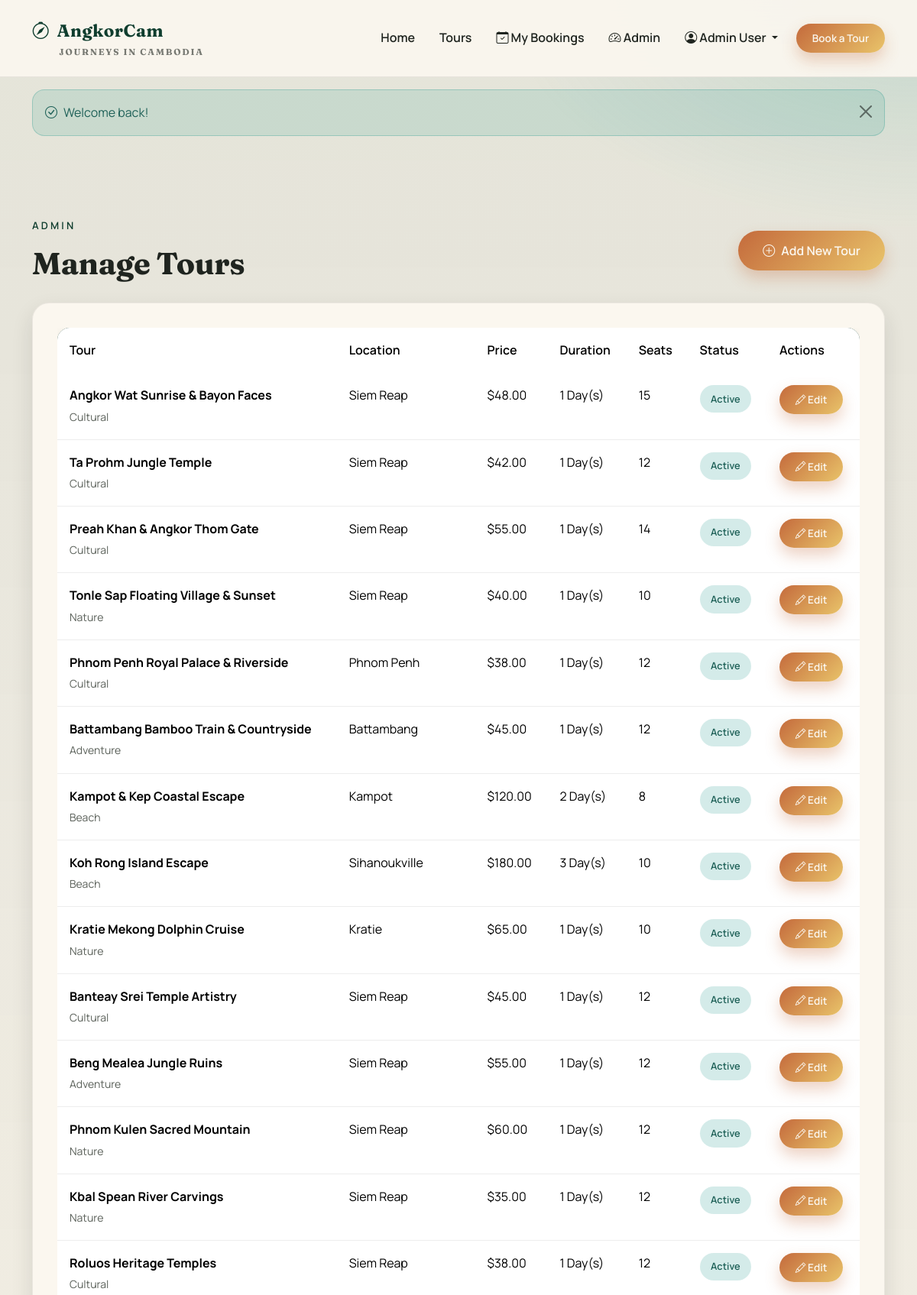
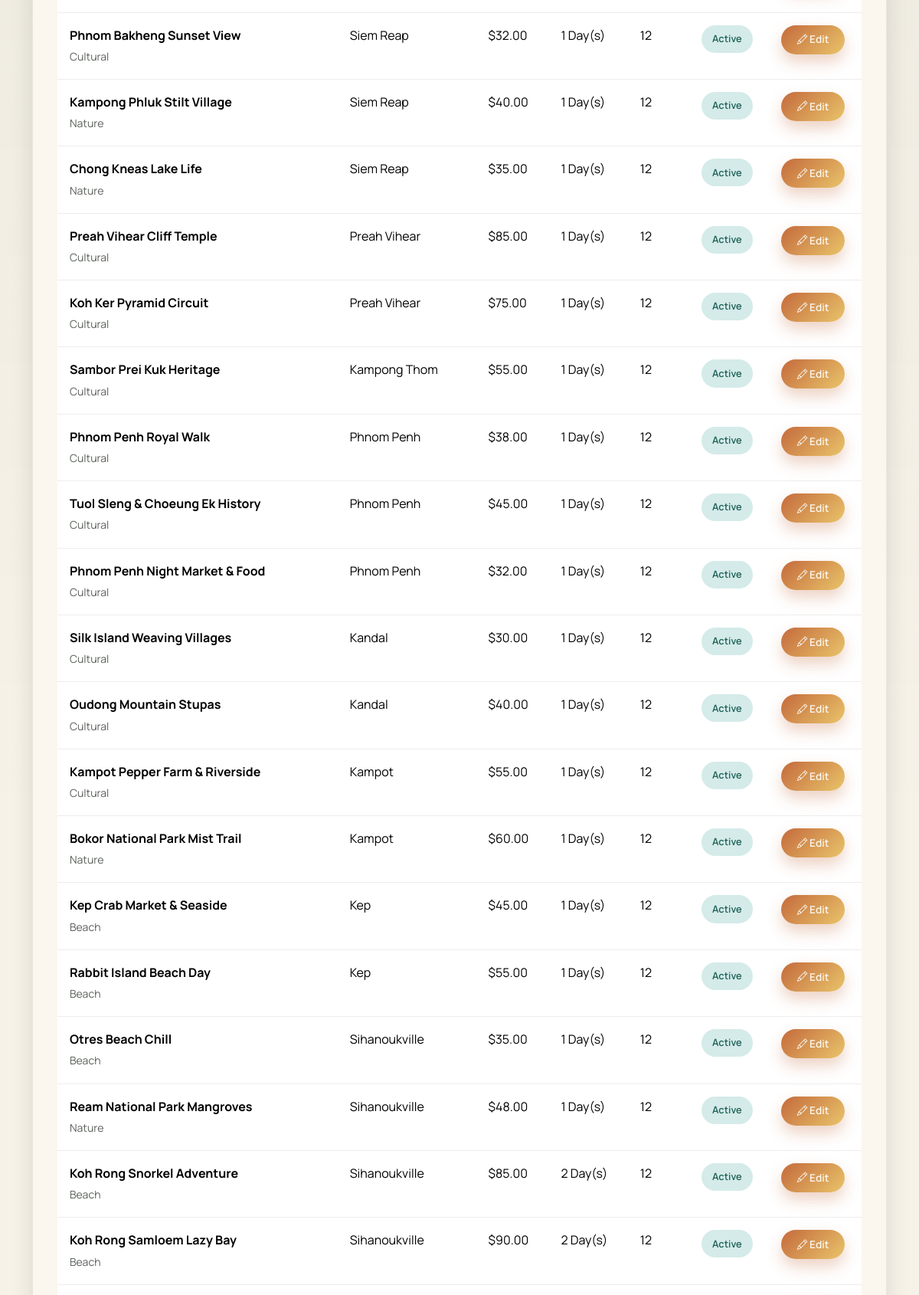
The app's page /?page=admin-tours (signed in, upper part) with its own data (2 pictures, top to bottom).
### tables this page shows
CREATE TABLE tours (
    id INT UNSIGNED AUTO_INCREMENT PRIMARY KEY,
    title VARCHAR(200) NOT NULL,
    slug VARCHAR(255) UNIQUE NOT NULL,
    location VARCHAR(100) NOT NULL,
    category VARCHAR(50) NOT NULL DEFAULT 'Cultural',
    price DECIMAL(10,2) NOT NULL,
    duration INT NOT NULL COMMENT 'Duration in days',
    description TEXT,
    highlights TEXT COMMENT 'What makes this tour special',
    included TEXT COMMENT 'What is included',
    excluded TEXT COMMENT 'What is not included',
    image VARCHAR(255),
    available_seats INT DEFAULT 15,
    status ENUM('active', 'inactive') DEFAULT 'active',
    created_at TIMESTAMP DEFAULT CURRENT_TIMESTAMP,
    updated_at TIMESTAMP DEFAULT CURRENT_TIMESTAMP ON UPDATE CURRENT_TIMESTAMP,
    
    INDEX idx_slug (slug),
    INDEX idx_location (location),
    INDEX idx_category (category),
    INDEX idx_status (status),
    INDEX idx_price (price)
);

### config/config.php (called while the page is built, shortened)
<?php
function e($value) {
    return htmlspecialchars($value ?? '', ENT_QUOTES, 'UTF-8');
}
function formatPrice($amount) {
    return '$' . number_format((float)$amount, 2);
}

### views/pages/admin/tours.php (the view, shortened to what this page needs)
<?php
$tours = $db->query("SELECT * FROM tours ORDER BY created_at DESC")->fetchAll();
?>
<section class="section">
    <div class="container">
        <div class="d-flex flex-wrap justify-content-between align-items-center mb-4">
            <div>
                <p class="eyebrow dark">Admin</p>
                <h1 class="mb-1">Manage Tours</h1>
            </div>
            <a href="?page=admin-add-tour" class="btn btn-gradient">
                <i class="bi bi-plus-circle me-2"></i>Add New Tour
            </a>
        </div>
        <div class="glass-card">
            <div class="table-responsive">
                <table class="table">
                    <thead>
                        <tr>
                            <th>Tour</th>
                            <th>Location</th>
                            <th>Price</th>
                            <th>Duration</th>
                            <th>Seats</th>
                            <th>Status</th>
                            <th>Actions</th>
                        </tr>
                    </thead>
                    <tbody>
                        <?php foreach ($tours as $tour): ?>
                            <tr>
                                <td>
                                    <strong><?= e($tour['title']) ?></strong><br>
                                    <small class="text-muted"><?= e($tour['category']) ?></small>
                                </td>
                                <td><?= e($tour['location']) ?></td>
                                <td><?= formatPrice($tour['price']) ?></td>
                                <td><?= $tour['duration'] ?> Day(s)</td>
                                <td><?= $tour['available_seats'] ?></td>
                                <td>
                                    <span class="badge-status <?= $tour['status'] === 'active' ? 'badge-confirmed' : 'badge-pending' ?>">
                                        <?= ucfirst($tour['status']) ?>
                                    </span>
                                </td>
                                <td>
                                    <a href="?page=admin-edit-tour&id=<?= $tour['id'] ?>" class="btn btn-sm btn-gradient">
                                        <i class="bi bi-pencil"></i> Edit
                                    </a>
                                </td>
                            </tr>
                        <?php endforeach; ?>
                    </tbody>
                </table>
            </div>
        </div>
    </div>
</section>
<?php $content = ob_get_clean(); require __DIR__ . '/../../layouts/main.php'; ?>

### public/css/style.css (style rules this page uses)
:root { --ink: #1f241f; --muted: #5b615a; --paper: #f7f2e8; --cream: #fbf7ef; --sand: #e7d6b8; --clay: #c46a3c; --sun: #e9c46a; --forest: #0f3d2e; --jade: #2a9d8f; --river: #3e7c7b; --gradient-primary: linear-gradient(135deg, #c46a3c 0%, #e9c46a 100%); --gradient-hero: linear-gradient(120deg, #0f3d2e 0%, #1c5a46 40%, #c46a3c 100%); --gradient-soft: linear-gradient(180deg, rgba(231, 214, 184, 0.35) 0%, rgba(251, 247, 239, 0.8) 100%); --shadow-sm: 0 6px 16px rgba(31, 36, 31, 0.08); --shadow-md: 0 12px 28px rgba(31, 36, 31, 0.12); --shadow-lg: 0 22px 48px rgba(31, 36, 31, 0.16); --radius-sm: 10px; --radius-md: 16px; --radius-lg: 22px; --radius-xl: 30px; }
* { margin: 0; padding: 0; box-sizing: border-box; }
body { font-family: 'Manrope', 'Segoe UI', sans-serif; background: var(--paper); color: var(--ink); line-height: 1.7; -webkit-font-smoothing: antialiased; position: relative; }
body::before { content: ''; position: fixed; inset: 0; background: radial-gradient(1200px 600px at 10% -10%, rgba(233, 196, 106, 0.35), transparent 60%), radial-gradient(900px 500px at 100% 0%, rgba(42, 157, 143, 0.18), transparent 60%), linear-gradient(180deg, rgba(15, 61, 46, 0.08) 0%, rgba(15, 61, 46, 0.0) 45%); z-index: -1; }
h1, h2, h3, h4, h5, h6 { font-family: 'Fraunces', 'Times New Roman', serif; font-weight: 700; line-height: 1.15; letter-spacing: -0.01em; color: var(--ink); }
p { color: var(--muted); }
.text-muted { color: var(--muted) !important; }
a { color: var(--forest); text-decoration: none; transition: color 0.2s ease; }
.eyebrow { font-size: 0.82rem; text-transform: uppercase; letter-spacing: 0.24em; font-weight: 600; color: rgba(255, 255, 255, 0.7); }
.eyebrow.dark { color: var(--forest); }
.section { padding: 90px 0; }
.glass-card { background: rgba(251, 247, 239, 0.98); border-radius: var(--radius-lg); padding: 2rem; box-shadow: var(--shadow-md); border: 1px solid rgba(31, 36, 31, 0.08); transition: transform 0.3s ease, box-shadow 0.3s ease; }
.btn-gradient { background: var(--gradient-primary); border: none; color: var(--cream); padding: 0.85rem 2rem; border-radius: 999px; font-weight: 600; box-shadow: 0 10px 20px rgba(196, 106, 60, 0.3); transition: transform 0.2s ease, box-shadow 0.2s ease; }
.btn-gradient.btn-sm, .btn-outline-gradient.btn-sm, .btn-soft.btn-sm { padding: 0.55rem 1.3rem; font-size: 0.85rem; }
.badge-status { padding: 0.45rem 0.9rem; border-radius: 999px; font-weight: 600; font-size: 0.8rem; display: inline-flex; }
.badge-confirmed { background: rgba(42, 157, 143, 0.2); color: #1f6158; }
.table { background: var(--cream); border-radius: var(--radius-md); overflow: hidden; box-shadow: var(--shadow-sm); }
.table thead { background: var(--forest); color: var(--cream); }
.table thead th { font-weight: 600; padding: 1rem; border: none; }
.table tbody td { padding: 1rem; border-bottom: 1px solid rgba(31, 36, 31, 0.08); }

### records on screen
tours: title "Angkor Wat Sunrise & Bayon Faces", category "Cultural", location "Siem Reap", price "$48.00", duration "1", available_seats "15", status "Active"
tours: title "Ta Prohm Jungle Temple", category "Cultural", location "Siem Reap", price "$42.00", duration "1", available_seats "12", status "Active"
tours: title "Preah Khan & Angkor Thom Gate", category "Cultural", location "Siem Reap", price "$55.00", duration "1", available_seats "14", status "Active"
tours: title "Tonle Sap Floating Village & Sunset", category "Nature", location "Siem Reap", price "$40.00", duration "1", available_seats "10", status "Active"
tours: title "Phnom Penh Royal Palace & Riverside", category "Cultural", location "Phnom Penh", price "$38.00", duration "1", available_seats "12", status "Active"
tours: title "Battambang Bamboo Train & Countryside", category "Adventure", location "Battambang", price "$45.00", duration "1", available_seats "12", status "Active"
tours: title "Kampot & Kep Coastal Escape", category "Beach", location "Kampot", price "$120.00", duration "2", available_seats "8", status "Active"
tours: title "Koh Rong Island Escape", category "Beach", location "Sihanoukville", price "$180.00", duration "3", available_seats "10", status "Active"
tours: title "Kratie Mekong Dolphin Cruise", category "Nature", location "Kratie", price "$65.00", duration "1", available_seats "10", status "Active"
tours: title "Banteay Srei Temple Artistry", category "Cultural", location "Siem Reap", price "$45.00", duration "1", available_seats "12", status "Active"
tours: title "Beng Mealea Jungle Ruins", category "Adventure", location "Siem Reap", price "$55.00", duration "1", available_seats "12", status "Active"
tours: title "Phnom Kulen Sacred Mountain", category "Nature", location "Siem Reap", price "$60.00", duration "1", available_seats "12", status "Active"
tours: title "Kbal Spean River Carvings", category "Nature", location "Siem Reap", price "$35.00", duration "1", available_seats "12", status "Active"
tours: title "Roluos Heritage Temples", category "Cultural", location "Siem Reap", price "$38.00", duration "1", available_seats "12", status "Active"
tours: title "Phnom Bakheng Sunset View", category "Cultural", location "Siem Reap", price "$32.00", duration "1", available_seats "12", status "Active"
tours: title "Kampong Phluk Stilt Village", category "Nature", location "Siem Reap", price "$40.00", duration "1", available_seats "12", status "Active"
tours: title "Chong Kneas Lake Life", category "Nature", location "Siem Reap", price "$35.00", duration "1", available_seats "12", status "Active"
tours: title "Preah Vihear Cliff Temple", category "Cultural", location "Preah Vihear", price "$85.00", duration "1", available_seats "12", status "Active"
tours: title "Koh Ker Pyramid Circuit", category "Cultural", location "Preah Vihear", price "$75.00", duration "1", available_seats "12", status "Active"
tours: title "Sambor Prei Kuk Heritage", category "Cultural", location "Kampong Thom", price "$55.00", duration "1", available_seats "12", status "Active"
tours: title "Phnom Penh Royal Walk", category "Cultural", location "Phnom Penh", price "$38.00", duration "1", available_seats "12", status "Active"
tours: title "Tuol Sleng & Choeung Ek History", category "Cultural", location "Phnom Penh", price "$45.00", duration "1", available_seats "12", status "Active"
tours: title "Phnom Penh Night Market & Food", category "Cultural", location "Phnom Penh", price "$32.00", duration "1", available_seats "12", status "Active"
tours: title "Silk Island Weaving Villages", category "Cultural", location "Kandal", price "$30.00", duration "1", available_seats "12", status "Active"
tours: title "Oudong Mountain Stupas", category "Cultural", location "Kandal", price "$40.00", duration "1", available_seats "12", status "Active"
tours: title "Kampot Pepper Farm & Riverside", category "Cultural", location "Kampot", price "$55.00", duration "1", available_seats "12", status "Active"
tours: title "Bokor National Park Mist Trail", category "Nature", location "Kampot", price "$60.00", duration "1", available_seats "12", status "Active"
tours: title "Kep Crab Market & Seaside", category "Beach", location "Kep", price "$45.00", duration "1", available_seats "12", status "Active"
tours: title "Rabbit Island Beach Day", category "Beach", location "Kep", price "$55.00", duration "1", available_seats "12", status "Active"
tours: title "Otres Beach Chill", category "Beach", location "Sihanoukville", price "$35.00", duration "1", available_seats "12", status "Active"
tours: title "Ream National Park Mangroves", category "Nature", location "Sihanoukville", price "$48.00", duration "1", available_seats "12", status "Active"
tours: title "Koh Rong Snorkel Adventure", category "Beach", location "Sihanoukville", price "$85.00", duration "2", available_seats "12", status "Active"
tours: title "Koh Rong Samloem Lazy Bay", category "Beach", location "Sihanoukville", price "$90.00", duration "2", available_seats "12", status "Active"

### other values on screen
$_SESSION['name'] "Admin User"
$success "Welcome back!"
